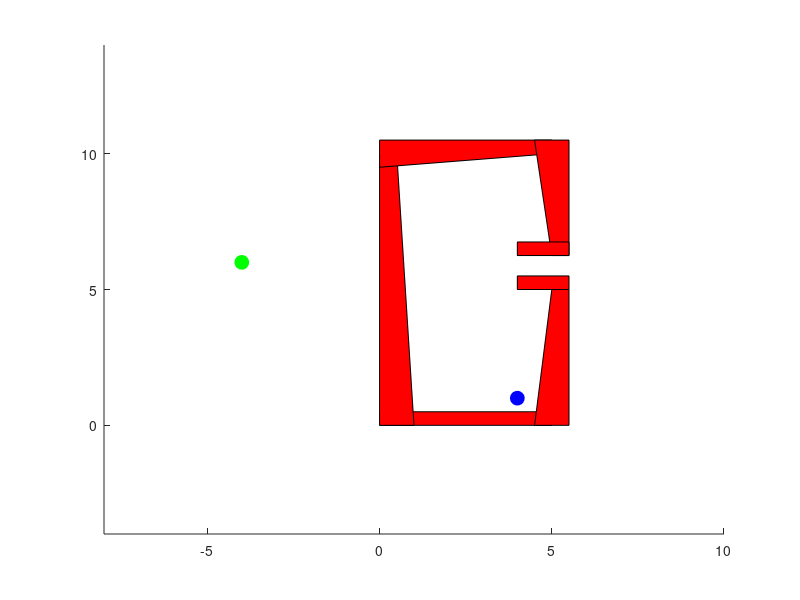

This chart was generated by the following MATLAB code: (Note: this script raises an error after producing the figure.)
%% Code setup (Do not modify, but please read) %%%%%%%%%%%%%%%%%%%%%%%%%%%%%%%%%%%%%%%%%%%%%
% Obstacles. Each obstacle is a cell in Obs. An obstacle is
% represented as a convex hull of a number of points. These points are
% stored in the cells of Obs.
% First row is x, second is y (position of vertices)
clear;
w = 0.5;
Obs{1} = [0 0;5 0;5 w;0 w]';
Obs{2} = [0 0;2*w 0;w 10;0 10]';
Obs{3} = [0 10-w;5 10;5 10+w;0 10+w]';
Obs{4} = [5-w 0;5+w 0;5+w 5;5 5]';
Obs{5} = [5-w 10+w;5+w 10+w;5+w 6.25;5 6.25]';
Obs{6} = [4 5;5+w 5;5+w 5+w;4 5+w]';
Obs{7} = [4 6.25;5+w 6.25;5+w 6.25+w;4 6.25+w]';

% Bounds on world
world_bounds_x = [-8,10];
world_bounds_y = [-4,14];


% Draw obstacles
figure(1); clf; hold on;
axis([world_bounds_x world_bounds_y]);

for k = 1:length(Obs)
    patch(Obs{k}(1,:),Obs{k}(2,:),'r');
end

% Start and goal positions
xy_start = [4;1]; plot(xy_start(1),xy_start(2),'bo','MarkerFaceColor','b','MarkerSize',10);
xy_goal = [-4;6]; plot(xy_goal(1),xy_goal(2),'go','MarkerFaceColor','g','MarkerSize',10);

% Initialize RRT. The RRT will be represented as a 2 x N list of points. So
% each column represents a vertex of the tree.
rrt_verts = zeros(2,1000); 
rrt_verts(:,1) = xy_start;
rrt_distance = zeros(1,1000);
rrt_distance(1) = 0;
rrt_tree = zeros(1,1000);
rrt_tree(1) = 1;

N = 1;
nearGoal = false; % This will be set to true if goal has been reached
minDistGoal = 0.25; % This is the convergence criterion. We will declare
                    % success when the tree reaches within 0.25 in distance
                    % from the goal. DO NOT MODIFY.

% Extension parameter
d = 0.5; % This controls how far the RRT extends in each step. DO NOT MODIFY.
%d = 2.0
%% %%%%%%%%%%%%%%%%%%%%%%%%%%%%%%%%%%%%%%%%%%%%%%%%%%%%%%%%%%%%%%%%%%%%%%%%%%%%%%%%%%%%%%%%%%%%

% RRT algorithm
iter = 0;
found = 0;
while ~nearGoal
   % Sample point
    rnd = rand(1);
    % With probability 0.05, sample the goal. This promotes movement to the
    % goal.
    if found == 0
        if rnd < 0.05
            xy = xy_goal;
        else
            %% FILL ME IN
            % Sample (uniformly) from space (with probability 0.95). The space is defined
            % with the bounds world_bounds_x and world_bounds_y defined above.
            % So, the x coordinate should be sampled in the interval
            % world_bounds_x and the y coordinate from world_bounds_y.
            xy = [0;0]; % Should be a 2 x 1 vector
            %%%%%%%%%%%%%%%%%%%%%%%%%%%%%%%%%%%%%%%%%%%%%%%%%%%%%%%%%%%%%%%%%%%%%%%%%%%%%%%%%%%%%%%%
            xy(1) = (world_bounds_x(2) - world_bounds_x(1))*rand() + world_bounds_x(1);
            xy(2) = (world_bounds_x(2) - world_bounds_x(1))*rand() + world_bounds_y(1);
        end
    else
        xy = [0;0]; % Should be a 2 x 1 vector
        %%%%%%%%%%%%%%%%%%%%%%%%%%%%%%%%%%%%%%%%%%%%%%%%%%%%%%%%%%%%%%%%%%%%%%%%%%%%%%%%%%%%%%%%
        xy(1) = (world_bounds_x(2) - world_bounds_x(1))*rand() + world_bounds_x(1);
        xy(2) = (world_bounds_x(2) - world_bounds_x(1))*rand() + world_bounds_y(1);
    end
    %% FILL ME IN %%%%%%%%%%%%%%%%%%%%%%%%%%%%%%%%%%%%%%%%%%%%%%%%%%%%%%%%%%%%%%%%%%%%%%
    % Check if sample is collision free
    collFree = isCollisionFree(Obs,xy); % Write this function. 
                                        % Your code from part (a) will be useful here.
    % collFree = 1;
    
    %%%%%%%%%%%%%%%%%%%%%%%%%%%%%%%%%%%%%%%%%%%%%%%%%%%%%%%%%%%%%%%%%%%%%%%%%%%%%%%%%%%%                                        
                                        
    % If it's not collision free, continue with loop
    if ~collFree
        continue;
    end
    
    %% FILL ME IN %%%%%%%%%%%%%%%%%%%%%%%%%%%%%%%%%%%%%%%%%%%%%%%%%%%%%%%%%%%%%%%%%%%%%%
    % If it is collision free, find closest point in existing tree. 
    % The points in the existing tree are rrt_verts(:,1:N)
    [closest_vert,index] = closestVertex(rrt_verts(:,1:N),xy); % Write this function  
    % Extend tree towards xy from closest_vert. Use the extension parameter
    % d defined above as your step size. In other words, the Euclidean
    % distance between new_vert and closest_vert should be d (do not modify
    % d. It should be 0.5).
    if norm(xy.' - closest_vert) < d
        new_vert = xy.';
    else 
        new_vert = d*(xy.' - closest_vert)/norm(xy.' - closest_vert) + closest_vert;
    end
    % Check if new_vert is collision free
    collFree = isCollisionFree(Obs,new_vert); % Same function you wrote before.
    %collFree = 1;
    %%%%%%%%%%%%%%%%%%%%%%%%%%%%%%%%%%%%%%%%%%%%%%%%%%%%%%%%%%%%%%%%%%%%%%%%%%%%%%%%%%%%
    
    
    % If it is not collision free, continue with loop
     if ~collFree
        continue;
     end
     
%      
    
    %% DO NOT MODIFY THIS %%%%%%%%%%%%%%%%%%%%%%%%%%%%%%%%%%%%%%%%%%%%%%%%%%%%%%%%%%%%%%%
    % If it is collision free, add it to tree    
    N = N+1;
    if N > size(rrt_verts,2)
        rrt_verts = [rrt_verts zeros(size(rrt_verts))];
        rrt_distance = [rrt_distance zeros(size(rrt_distance))];
        rrt_tree = [rrt_tree zeros(size(rrt_tree))];
    end
    rrt_verts(:,N) = new_vert;
    rrt_distance(N) = rrt_distance(index) + norm(new_vert - closest_vert);
    rrt_tree(N) = index;
    
    [rrt_distance, rrt_tree] = rewire(rrt_verts, rrt_distance, rrt_tree, new_vert,N);
    
    
    % Plot extension (Comment the next 3 lines out if you want your code to
    % run a bit quicker. The plotting is useful for debugging though.)
    %plot(new_vert(1),new_vert(2),'bo','MarkerFaceColor','b','MarkerSize',5);
    %line([closest_vert(1),new_vert(1)],[closest_vert(2),new_vert(2)]);
    
    
    % Check if we have reached goal
    if norm(xy_goal.' - new_vert) < minDistGoal
        found = 1;
        goal_vert = N;
        disp('FOUND GOAL')
        disp(N);
    end
    
    if N == 1000
        %disp(N); 
        %disp(rrt_distance(N));
        reverse_path = zeros(2,1000);
        reverse_path(:,1) = [rrt_verts(:,goal_vert)];
        back_iter = rrt_tree(goal_vert);
        n = 2;
        while back_iter ~= 1
            reverse_path(:,n) = rrt_verts(:,back_iter);
            back_iter = rrt_tree(back_iter);
            n = n + 1;
            if n > size(reverse_path,2);
                reverse_path = [reverse_path zeros(size(reverse_path))];
            end
        end

        reverse_path(:,n) = xy_start;
        reverse_path = reverse_path(:,1:n);
        path = reverse_path;
        disp(path);
        break;
    end
    %%%%%%%%%%%%%%%%%%%%%%%%%%%%%%%%%%%%%%%%%%%%%%%%%%%%%%%%%%%%%%%%%%%%%%%%%%%%%%%%%%%%%%  
       
end

% Plot vertices in RRT
figure(1)
plot(rrt_verts(1,:),rrt_verts(2,:),'bo','MarkerFaceColor','b','MarkerSize',5);
for i = 1:size(path,2)-1
%for i = 1:N
    %disp(i);
    %line([rrt_verts(1,rrt_tree(i)),rrt_verts(1,i)],[rrt_verts(2,rrt_tree(i)),rrt_verts(2,i)]);
    line([path(1,i),path(1,i + 1)],[path(2,i),path(2,i+1)]);
end